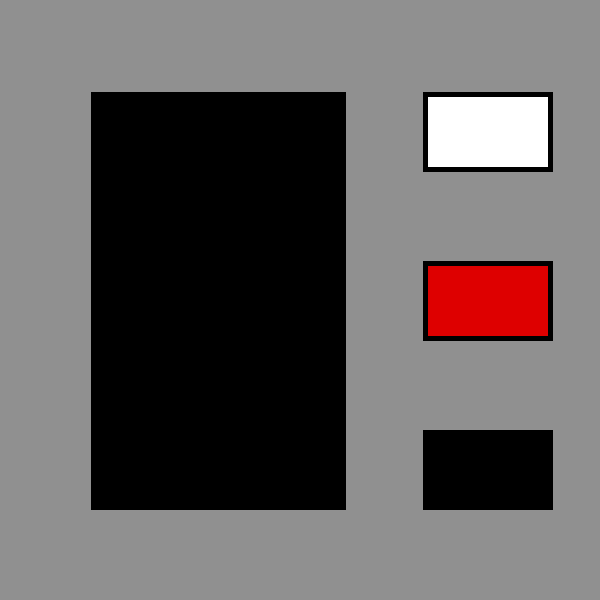
Frame 1 (no input)
Frame 60 (the mouse pressed at the canvas centre just before this capture): identical to frame 1, image omitted
Frame 120 (the mouse held since frame 60 and released just before this capture): identical to frame 1, image omitted

The Processing sketch that drew this single still picture (run headless with seeded random() and noise(); from frame 60 on, the mouse is pressed at the canvas centre):

// Processing sketch: checkpoint_2___rectangle_buttons
// ── checkpoint_2___rectangle_buttons.pde
//colour pallette
color grey=#909090;
color red=#DE0000;
color black=#000000;
color white=#FFFFFF;
color chosencolour;

void setup () {
  size (600, 600);
  strokeWeight (5);
  background (grey);
  chosencolour=black;
}

void draw () {
  button (425, 94, white);
  
  button (425, 263, red);
  
  button (425, 432, black);
  
  fill (chosencolour);
  rect (93, 94, 250, 413);
}

void button (int x, int y, int c) {
  fill (c);
  rect (x, y, 125, 75);
}

void tactile (int x, int y, int c) {

}

void mouseReleased () {
  if (mouseX>425 && mouseX<550 && mouseY>94 && mouseY<169) {
     chosencolour=white;
  }
  if (mouseX>425 && mouseX<550 && mouseY>263 && mouseY<338) {
     chosencolour=red;
  }
  if (mouseX>425 && mouseX<550 && mouseY>432 && mouseY<507) {
     chosencolour=black;
  }
}
